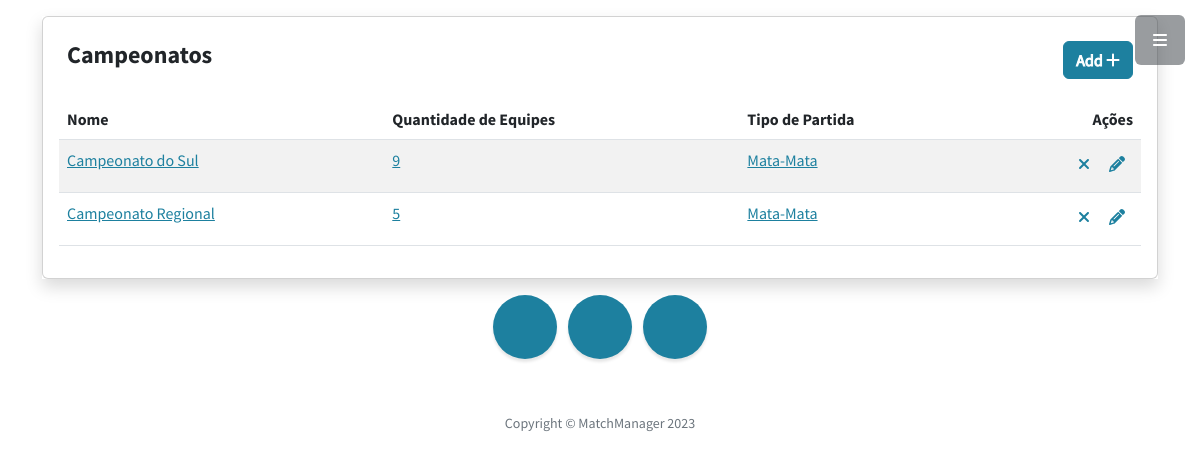
The page /campeonatos/ (signed in) on the database as committed earlier.
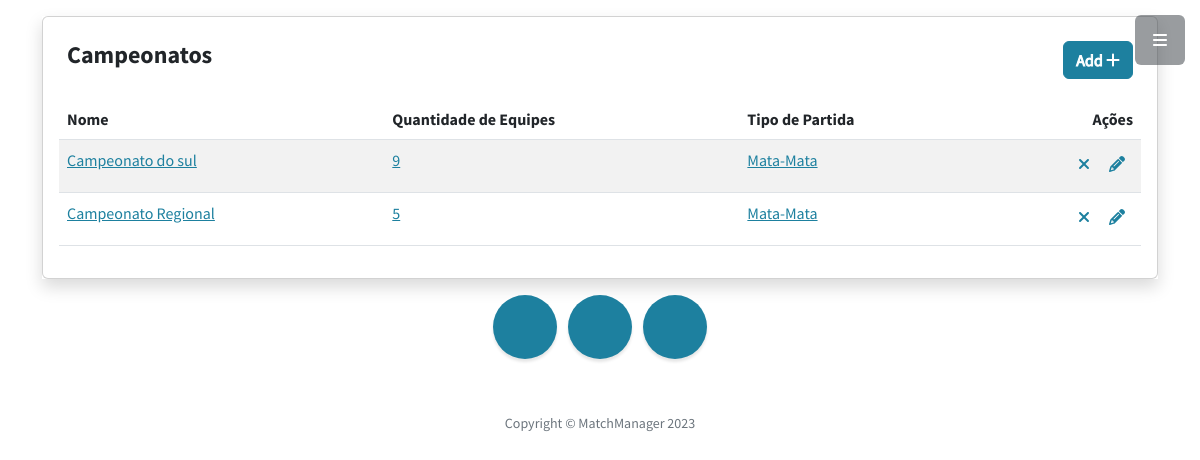
The same page on the database as committed later.
### Campeonato/models.py (models this page shows, shortened)
class Campeonato(models.Model):
    TIPOS =(
        ("1", "Ponto Corrido"),
        ("2", "Mata-Mata"),
        ("3", "Fase de Grupo/Mata-Mata"))
    nome = models.CharField(max_length=200, verbose_name= 'Nome', null= True )
    qtdequipe = models.IntegerField( verbose_name= 'Quantidade de equipes', null= True )
    tipopartida = models.CharField(max_length=1,choices=TIPOS, verbose_name= 'Tipo de partida', null= True )

### Campeonato/views.py (the view)
# urls.py: path('', views.listar, name='listar'),
def listar(request):
    Campeonatos = Campeonato.objects.all()
    context = {
        "campeonatos": Campeonatos
    }
    return render(request, 'campeonatos/listar.html', context)

### Templates/campeonatos/listar.html
{% extends '_base.html' %}
{% load static %}
{% block content %}
<div class="mx-auto">
    <div class="col-lg-12 shadow mt-3">
    <div class="card">
        <div class="card-body">
            <div class="card-title">
                <div class= "d-flex flex-row">
                <h4 class="p-2 col-lg-4">Campeonatos</h4>
                <div class=" p-2 col-lg-8 d-grid gap-2 d-md-flex justify-content-md-end">
                    {% if request.user.is_authenticated %}
                        <a href="/campeonatos/criar/"><button type="button" class="btn mb-1 btn-primary ">
                            Add <span class="btn-icon-right"><i class="fa fa-plus"></i></span>
                        </button></a>
                        {%endif%}
                    </div>
                </div>
            </div>
            <div class="table-responsive">
                <table class="table table-striped ">
                    <thead>
                        <tr>
                            <th>Nome</th>
                            <th>Quantidade de Equipes</th>
                            <th>Tipo de Partida</th>
                            <th style="text-align:right">Ações</th>
                        </tr>
                    </thead>
                    <tbody>
                    {% if campeonatos %}
                    {% for p in campeonatos %}
                        <tr>
                            <td><a href="/campeonatos/{{ p.id }}/"class="text-primary">{{ p.nome }}</a></td>
                            <td><a href="/campeonatos/{{ p.id }}/"class="text-primary">{{ p.qtdequipe }}</a></td>
                            <td><a href="/campeonatos/{{ p.id }}/"class="text-primary">{{ p.tipopartida }}</a></td>
                            <td style="text-align:right">
                                {% if request.user.is_authenticated %}
                                <span>
                                    <a href="/campeonatos/excluir/{{ p.id }}/" data-toggle="tooltip" data-placement="top" title="" data-original-title="Close"><i class="fa fa-close color-danger m-2"></i></a>
                                    <a href="/campeonatos/editar/{{ p.id }}/" data-toggle="tooltip" data-placement="top" title="" data-original-title="Edit"><i class="fa fa-pencil color-muted m-r-5 m-2"></i> </a>
                                    </span>
                                    {% else %}
                                    <a> Você não está autorizado a realizar ações nessa lista </a>
                                {% endif %}
                                </td>
                        </tr>
                        {%endfor%}
                    {% else %}
                                    <p>Não há registro de campeonatos.</p>
                    {%endif%}
                </tbody>
                </table>
            </div>
        </div>
    </div>
</div>
</div>
{%endblock%}

Rows that differ between the two databases and show on the page:
changed Campeonato: nome "Campeonato do Sul" → "Campeonato do sul"
